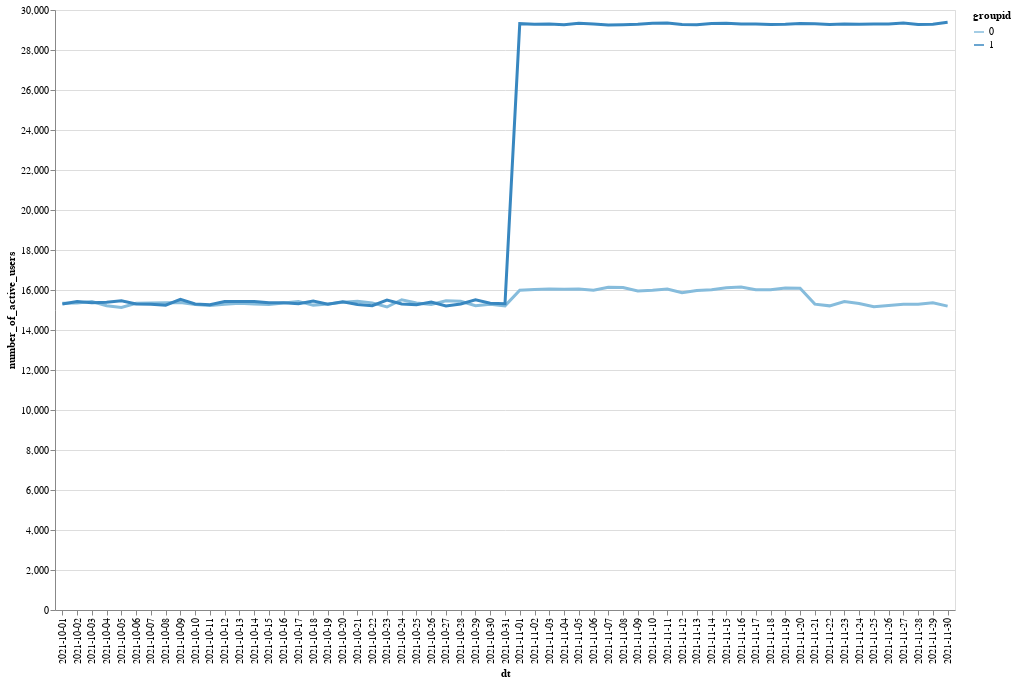

Notebook source saved alongside this figure:
### Code cell
alt.Chart(data_act.query('activity_level > 0').groupby(['dt', 'groupid'])['userid'].nunique().reset_index().rename(columns={"userid":"number_of_active_users"})).mark_line(size=3).encode(
    alt.X('dt'),
    alt.Y('number_of_active_users'),
    color='groupid:O',
    tooltip=['number_of_active_users']
).properties(
    width=900,
    height=600
)

### Figure 1 — Vega-Lite specification as saved in the notebook (floating-point values rounded to 4 significant figures)
{"config": {"view": {"continuousWidth": 300, "continuousHeight": 300}}, "data": {"name": "data-9da9e7d606f29c90aaa89dff1333ed1c"}, "mark": {"type": "line", "size": 3}, "encoding": {"color": {"field": "groupid", "type": "ordinal"}, "tooltip": [{"field": "number_of_active_users", "type": "quantitative"}], "x": {"field": "dt", "type": "nominal"}, "y": {"field": "number_of_active_users", "type": "quantitative"}}, "height": 600, "width": 900, "$schema": "https://vega.github.io/schema/vega-lite/v5.20.1.json", "datasets": {"data-9da9e7d606f29c90aaa89dff1333ed1c": [{"dt": "2021-10-01", "groupid": 0, "number_of_active_users": 15337}, {"dt": "2021-10-01", "groupid": 1, "number_of_active_users": 15297}, {"dt": "2021-10-02", "groupid": 0, "number_of_active_users": 15354}, {"dt": "2021-10-02", "groupid": 1, "number_of_active_users": 15421}, {"dt": "2021-10-03", "groupid": 0, "number_of_active_users": 15423}, {"dt": "2021-10-03", "groupid": 1, "number_of_active_users": 15362}, {"dt": "2021-10-04", "groupid": 0, "number_of_active_users": 15211}, {"dt": "2021-10-04", "groupid": 1, "number_of_active_users": 15388}, {"dt": "2021-10-05", "groupid": 0, "number_of_active_users": 15126}, {"dt": "2021-10-05", "groupid": 1, "number_of_active_users": 15462}, {"dt": "2021-10-06", "groupid": 0, "number_of_active_users": 15335}, {"dt": "2021-10-06", "groupid": 1, "number_of_active_users": 15304}, {"dt": "2021-10-07", "groupid": 0, "number_of_active_users": 15346}, {"dt": "2021-10-07", "groupid": 1, "number_of_active_users": 15291}, {"dt": "2021-10-08", "groupid": 0, "number_of_active_users": 15357}, {"dt": "2021-10-08", "groupid": 1, "number_of_active_users": 15243}, {"dt": "2021-10-09", "groupid": 0, "number_of_active_users": 15371}, {"dt": "2021-10-09", "groupid": 1, "number_of_active_users": 15531}, {"dt": "2021-10-10", "groupid": 0, "number_of_active_users": 15277}, {"dt": "2021-10-10", "groupid": 1, "number_of_active_users": 15304}, {"dt": "2021-10-11", "groupid": 0, "number_of_active_users": 15226}, {"dt": "2021-10-11", "groupid": 1, "number_of_active_users": 15263}, {"dt": "2021-10-12", "groupid": 0, "number_of_active_users": 15290}, {"dt": "2021-10-12", "groupid": 1, "number_of_active_users": 15425}, {"dt": "2021-10-13", "groupid": 0, "number_of_active_users": 15334}, {"dt": "2021-10-13", "groupid": 1, "number_of_active_users": 15427}, {"dt": "2021-10-14", "groupid": 0, "number_of_active_users": 15295}, {"dt": "2021-10-14", "groupid": 1, "number_of_active_users": 15421}, {"dt": "2021-10-15", "groupid": 0, "number_of_active_users": 15277}, {"dt": "2021-10-15", "groupid": 1, "number_of_active_users": 15360}, {"dt": "2021-10-16", "groupid": 0, "number_of_active_users": 15348}, {"dt": "2021-10-16", "groupid": 1, "number_of_active_users": 15360}, {"dt": "2021-10-17", "groupid": 0, "number_of_active_users": 15430}, {"dt": "2021-10-17", "groupid": 1, "number_of_active_users": 15311}, {"dt": "2021-10-18", "groupid": 0, "number_of_active_users": 15244}, {"dt": "2021-10-18", "groupid": 1, "number_of_active_users": 15450}, {"dt": "2021-10-19", "groupid": 0, "number_of_active_users": 15303}, {"dt": "2021-10-19", "groupid": 1, "number_of_active_users": 15284}, {"dt": "2021-10-20", "groupid": 0, "number_of_active_users": 15382}, {"dt": "2021-10-20", "groupid": 1, "number_of_active_users": 15413}, {"dt": "2021-10-21", "groupid": 0, "number_of_active_users": 15431}, {"dt": "2021-10-21", "groupid": 1, "number_of_active_users": 15274}, {"dt": "2021-10-22", "groupid": 0, "number_of_active_users": 15356}, {"dt": "2021-10-22", "groupid": 1, "number_of_active_users": 15217}, {"dt": "2021-10-23", "groupid": 0, "number_of_active_users": 15151}, {"dt": "2021-10-23", "groupid": 1, "number_of_active_users": 15494}, {"dt": "2021-10-24", "groupid": 0, "number_of_active_users": 15512}, {"dt": "2021-10-24", "groupid": 1, "number_of_active_users": 15303}, {"dt": "2021-10-25", "groupid": 0, "number_of_active_users": 15351}, {"dt": "2021-10-25", "groupid": 1, "number_of_active_users": 15265}, {"dt": "2021-10-26", "groupid": 0, "number_of_active_users": 15280}, {"dt": "2021-10-26", "groupid": 1, "number_of_active_users": 15393}, {"dt": "2021-10-27", "groupid": 0, "number_of_active_users": 15459}, {"dt": "2021-10-27", "groupid": 1, "number_of_active_users": 15202}, {"dt": "2021-10-28", "groupid": 0, "number_of_active_users": 15434}, {"dt": "2021-10-28", "groupid": 1, "number_of_active_users": 15300}, {"dt": "2021-10-29", "groupid": 0, "number_of_active_users": 15214}, {"dt": "2021-10-29", "groupid": 1, "number_of_active_users": 15509}, {"dt": "2021-10-30", "groupid": 0, "number_of_active_users": 15285}, {"dt": "2021-10-30", "groupid": 1, "number_of_active_users": 15343}, {"dt": "2021-10-31", "groupid": 0, "number_of_active_users": 15208}, {"dt": "2021-10-31", "groupid": 1, "number_of_active_users": 15311}, {"dt": "2021-11-01", "groupid": 0, "number_of_active_users": 15989}, {"dt": "2021-11-01", "groupid": 1, "number_of_active_users": 29318}, {"dt": "2021-11-02", "groupid": 0, "number_of_active_users": 16024}, {"dt": "2021-11-02", "groupid": 1, "number_of_active_users": 29289}, {"dt": "2021-11-03", "groupid": 0, "number_of_active_users": 16049}, {"dt": "2021-11-03", "groupid": 1, "number_of_active_users": 29306}, {"dt": "2021-11-04", "groupid": 0, "number_of_active_users": 16040}, {"dt": "2021-11-04", "groupid": 1, "number_of_active_users": 29267}, {"dt": "2021-11-05", "groupid": 0, "number_of_active_users": 16045}, {"dt": "2021-11-05", "groupid": 1, "number_of_active_users": 29336}, {"dt": "2021-11-06", "groupid": 0, "number_of_active_users": 15991}, {"dt": "2021-11-06", "groupid": 1, "number_of_active_users": 29306}, {"dt": "2021-11-07", "groupid": 0, "number_of_active_users": 16133}, {"dt": "2021-11-07", "groupid": 1, "number_of_active_users": 29255}, {"dt": "2021-11-08", "groupid": 0, "number_of_active_users": 16119}, {"dt": "2021-11-08", "groupid": 1, "number_of_active_users": 29263}, {"dt": "2021-11-09", "groupid": 0, "number_of_active_users": 15953}, {"dt": "2021-11-09", "groupid": 1, "number_of_active_users": 29286}, {"dt": "2021-11-10", "groupid": 0, "number_of_active_users": 15990}, {"dt": "2021-11-10", "groupid": 1, "number_of_active_users": 29340}, {"dt": "2021-11-11", "groupid": 0, "number_of_active_users": 16045}, {"dt": "2021-11-11", "groupid": 1, "number_of_active_users": 29349}, {"dt": "2021-11-12", "groupid": 0, "number_of_active_users": 15859}, {"dt": "2021-11-12", "groupid": 1, "number_of_active_users": 29278}, {"dt": "2021-11-13", "groupid": 0, "number_of_active_users": 15973}, {"dt": "2021-11-13", "groupid": 1, "number_of_active_users": 29258}, {"dt": "2021-11-14", "groupid": 0, "number_of_active_users": 16016}, {"dt": "2021-11-14", "groupid": 1, "number_of_active_users": 29322}, {"dt": "2021-11-15", "groupid": 0, "number_of_active_users": 16112}, {"dt": "2021-11-15", "groupid": 1, "number_of_active_users": 29337}, {"dt": "2021-11-16", "groupid": 0, "number_of_active_users": 16147}, {"dt": "2021-11-16", "groupid": 1, "number_of_active_users": 29300}, {"dt": "2021-11-17", "groupid": 0, "number_of_active_users": 16015}, {"dt": "2021-11-17", "groupid": 1, "number_of_active_users": 29296}, {"dt": "2021-11-18", "groupid": 0, "number_of_active_users": 16007}, {"dt": "2021-11-18", "groupid": 1, "number_of_active_users": 29274}, {"dt": "2021-11-19", "groupid": 0, "number_of_active_users": 16104}, {"dt": "2021-11-19", "groupid": 1, "number_of_active_users": 29292}, {"dt": "2021-11-20", "groupid": 0, "number_of_active_users": 16090}, {"dt": "2021-11-20", "groupid": 1, "number_of_active_users": 29329}, {"dt": "2021-11-21", "groupid": 0, "number_of_active_users": 15294}, {"dt": "2021-11-21", "groupid": 1, "number_of_active_users": 29309}, {"dt": "2021-11-22", "groupid": 0, "number_of_active_users": 15207}, {"dt": "2021-11-22", "groupid": 1, "number_of_active_users": 29278}, {"dt": "2021-11-23", "groupid": 0, "number_of_active_users": 15424}, {"dt": "2021-11-23", "groupid": 1, "number_of_active_users": 29300}, {"dt": "2021-11-24", "groupid": 0, "number_of_active_users": 15328}, {"dt": "2021-11-24", "groupid": 1, "number_of_active_users": 29287}, {"dt": "2021-11-25", "groupid": 0, "number_of_active_users": 15163}, {"dt": "2021-11-25", "groupid": 1, "number_of_active_users": 29301}, {"dt": "2021-11-26", "groupid": 0, "number_of_active_users": 15226}, {"dt": "2021-11-26", "groupid": 1, "number_of_active_users": 29303}, {"dt": "2021-11-27", "groupid": 0, "number_of_active_users": 15286}, {"dt": "2021-11-27", "groupid": 1, "number_of_active_users": 29350}, {"dt": "2021-11-28", "groupid": 0, "number_of_active_users": 15283}, {"dt": "2021-11-28", "groupid": 1, "number_of_active_users": 29273}, {"dt": "2021-11-29", "groupid": 0, "number_of_active_users": 15356}, {"dt": "2021-11-29", "groupid": 1, "number_of_active_users": 29289}, {"dt": "2021-11-30", "groupid": 0, "number_of_active_users": 15192}, {"dt": "2021-11-30", "groupid": 1, "number_of_active_users": 29382}]}}
